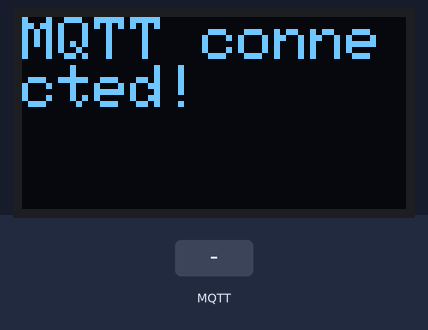
Recording of a program running on a simulated Seeed XIAO ESP32-C3. Shown: 128×64 one-colour display. The inputs (shaded band) are chosen by the test bench. WiFi joins after 1.5 s; servers stay silent unless stated; no MQTT or app messages arrive unless stated; what the program prints to the serial monitor is not drawn.

Above: at 2.8 s.
2.9 s: MQTT message "1" arrives on the first subscribed topic
At 4.0 s:
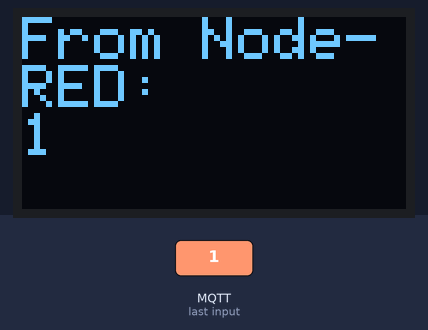
4.4 s: MQTT message "on" arrives on the first subscribed topic
At 7.0 s:
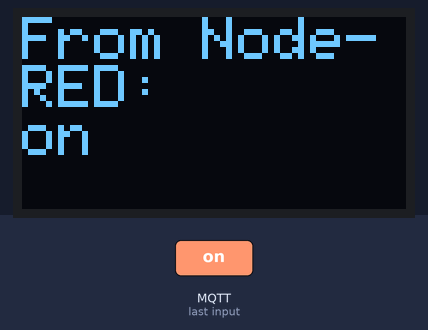
7.4 s: MQTT message "off" arrives on the first subscribed topic
At 10.0 s:
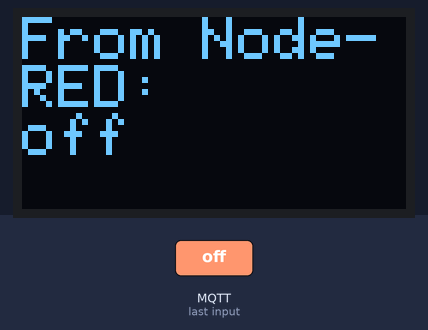
Timing chart, 0 to 11.5 s (numbered marks = the images above; inputs shaded):
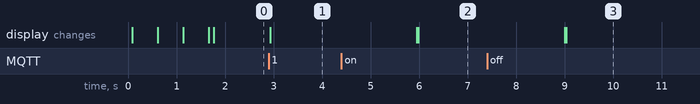

Measured:
- after the input at 2.9 s, the display: changes at once (image 1)
- after the input at 4.4 s, the display: first differs from a run without the input after 1.6 s (image 2)
- after the input at 7.4 s, the display: first differs from a run without the input after 1.6 s (image 3)

The program:

main.cpp
```cpp
#include <Arduino.h>
#include <WiFi.h>
#include <PubSubClient.h>
#include <ArduinoJson.h>
#include <Wire.h>
#include <Adafruit_GFX.h>
#include <Adafruit_SSD1306.h>

// WiFi info
const char *ssid = "SONRASI_YOKTU"; // Your WiFi SSID
const char *password = "BuuRA03045025"; // Your WiFi password
const char *mqtt_server = "192.168.1.163"; // MQTT broker IP address

unsigned long previousMillis = 0;
const long interval = 5000; // 5 seconds

#define SCREEN_WIDTH 128
#define SCREEN_HEIGHT 64

Adafruit_SSD1306 display(SCREEN_WIDTH, SCREEN_HEIGHT, &Wire, -1);

WiFiClient espClient;
PubSubClient client(espClient);

void callback(char *topic, byte *payload, unsigned int length) {
  // Function that runs when an MQTT message is received
  String message;
  for (int i = 0; i < length; i++) {
    message += (char) payload[i];
  }

  display.clearDisplay();
  display.setCursor(0, 0);
  display.println("From Node-RED:");
  display.println(message);
  display.display();
  delay(3000);

  display.clearDisplay();
  display.setCursor(0, 0);
  display.println("Hello!");
  display.display();
}

void setup() {
  Serial.begin(115200);

  if (!display.begin(SSD1306_SWITCHCAPVCC, 0x3C)) {
    Serial.println(F("SSD1306 initialization failed!"));
    for (;;);
  }

  display.clearDisplay();
  display.display();

  display.setTextSize(2);
  display.setTextColor(SSD1306_WHITE);
  display.setCursor(0, 0);
  display.println("Hello!");
  display.display();

  WiFi.begin(ssid, password);

  while (WiFi.status() != WL_CONNECTED) {
    delay(500);
    display.print(".");
    display.display();
  }

  display.println("\nWiFi connected!");
  display.display();
  client.setServer(mqtt_server, 1883);
  client.setCallback(callback);
}

void reconnect() {
  while (!client.connected()) {
    Serial.println("Connecting to MQTT broker...");
    Serial.print("Broker address: ");
    Serial.println(mqtt_server);
    Serial.print("WiFi status: ");
    Serial.println(WiFi.status() == WL_CONNECTED ? "Connected" : "Not connected");

    if (client.connect("XIAO_ESP32C3")) {
      Serial.println("Connected to MQTT broker");
      if (client.subscribe("xiao/display")) {
        Serial.println("Subscribed to xiao/display");
      } else {
        Serial.println("Failed to subscribe to topic!");
      }

      display.clearDisplay();
      display.setCursor(0, 0);
      display.println("MQTT connected!");
      display.display();
    } else {
      Serial.print("Connection failed, error code: ");
      Serial.println(client.state());
      Serial.println("Retrying in 5 seconds...");
      delay(5000);
    }
  }
}

void loop() {
  if (!client.connected()) {
    reconnect();
  }
  client.loop();

  unsigned long currentMillis = millis();
  if (currentMillis - previousMillis >= interval) {
    previousMillis = currentMillis;

    String message = "ESP32 active - Running for " + String(millis() / 1000) + " seconds";
    client.publish("esp32/status", message.c_str());
    Serial.println("Message sent: " + message);
  }
}
```
